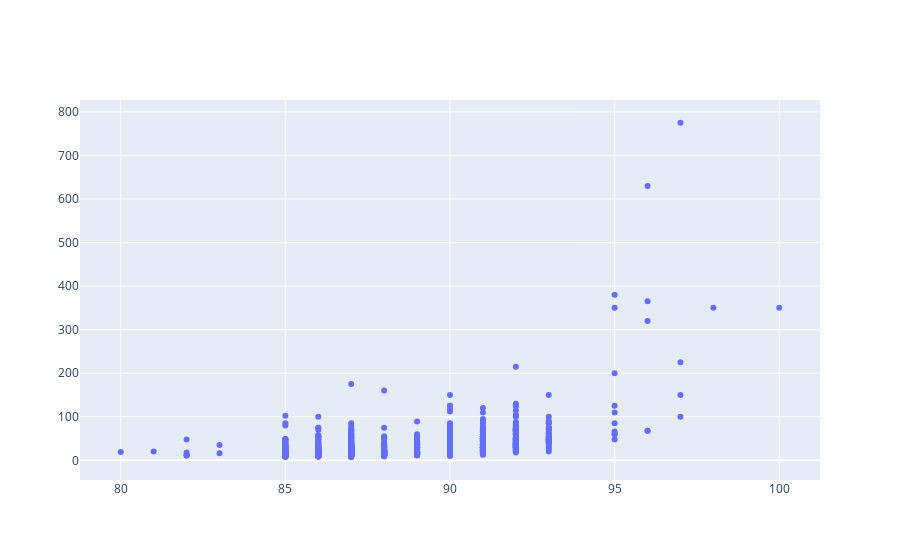

The notebook cell saved with this chart:
### Code cell
import plotly.graph_objs as go

iplot([go.Scatter(x=reviews.head(1000)['points'], y=reviews.head(1000)['price'], mode='markers')])

### Figure 1 — Plotly figure (JSON) as saved in the notebook; plotly's stock layout.template omitted (floating-point values rounded to 4 significant figures; data arrays with more than 128 entries replaced by an {"elided": "..."} marker saying what was removed)
{"data": [{"mode": "markers", "type": "scatter", "x": {"elided": "1000 int values"}, "y": {"elided": "1000 int values"}}], "layout": {}}
